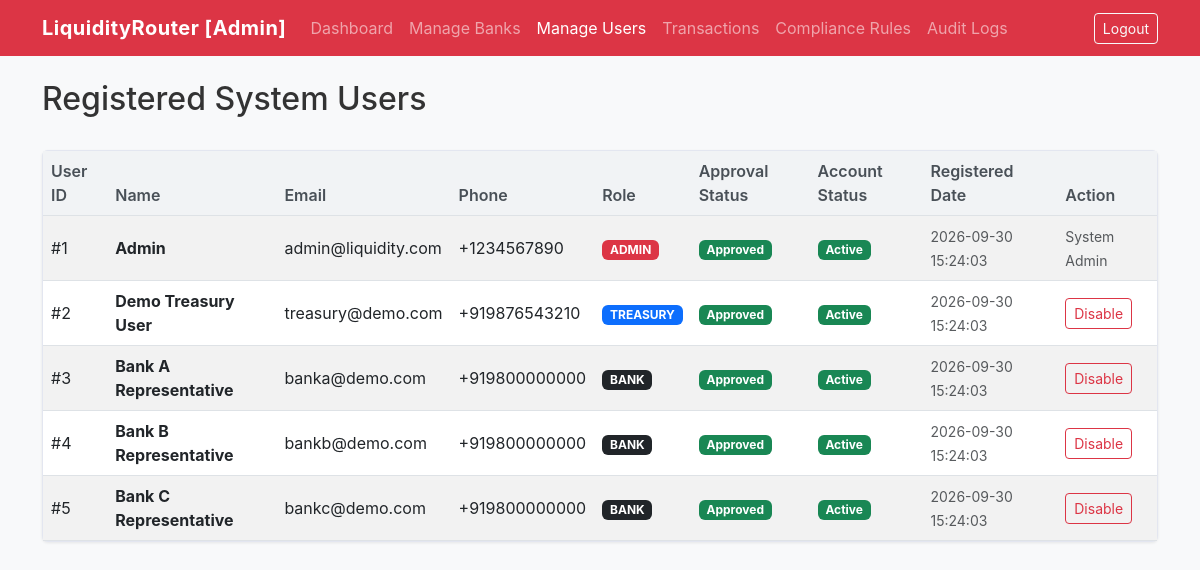
Page /manage_users (signed in) on the committed database.
### tables this page shows
CREATE TABLE users (
            user_id INTEGER PRIMARY KEY AUTOINCREMENT,
            name TEXT NOT NULL,
            email TEXT NOT NULL UNIQUE,
            password TEXT NOT NULL,
            phone TEXT,
            role TEXT NOT NULL,
            approval_status TEXT NOT NULL DEFAULT 'Approved',
            account_status TEXT NOT NULL DEFAULT 'Active',
            created_at TEXT
        );

### app.py (the view)
@app.route("/manage_users")
def manage_users():
    if "user_id" not in session or session.get("role") != "admin":
        flash("Unauthorized access.", "error")
        return redirect(url_for("login"))
    users = database.get_all_users()
    return render_template("manage_users.html", users=users)

### database.py (called while the page is built)
def create_connection():
    os.makedirs(DB_DIR, exist_ok=True)
    conn = sqlite3.connect(DB_PATH)
    conn.row_factory = sqlite3.Row
    conn.execute("PRAGMA foreign_keys = ON;")
    return conn

def get_all_users():
    conn = create_connection()
    cursor = conn.cursor()
    cursor.execute("SELECT * FROM users ORDER BY created_at DESC")
    users = cursor.fetchall()
    conn.close()
    return users

### templates/manage_users.html (shortened to what this page needs)
<!DOCTYPE html>
<html lang="en">
<head>
    <link href="https://cdn.jsdelivr.net/npm/bootstrap@5.3.0/dist/css/bootstrap.min.css" rel="stylesheet">
    <link rel="stylesheet" href="{{ url_for('static', filename='style.css') }}">
</head>
<body>
    <nav class="navbar navbar-expand-lg navbar-dark bg-danger mb-4">
        <div class="container">
            <a class="navbar-brand" href="{{ url_for('admin_dashboard') }}">LiquidityRouter [Admin]</a>
            <div class="collapse navbar-collapse" id="navbarNav">
                <ul class="navbar-nav me-auto">
                    <li class="nav-item"><a class="nav-link" href="{{ url_for('admin_dashboard') }}">Dashboard</a></li>
                    <li class="nav-item"><a class="nav-link" href="{{ url_for('manage_banks') }}">Manage Banks</a></li>
                    <li class="nav-item"><a class="nav-link active" href="{{ url_for('manage_users') }}">Manage
                            Users</a></li>
                    <li class="nav-item"><a class="nav-link" href="{{ url_for('transactions') }}">Transactions</a></li>
                    <li class="nav-item"><a class="nav-link" href="{{ url_for('compliance_rules') }}">Compliance
                            Rules</a></li>
                    <li class="nav-item"><a class="nav-link" href="{{ url_for('audit_logs') }}">Audit Logs</a></li>
                </ul>
                <a href="{{ url_for('logout') }}" class="btn btn-outline-light btn-sm">Logout</a>
            </div>
        </div>
    </nav>
    <div class="container">
        <div class="d-flex justify-content-between align-items-center mb-4">
            <h2>Registered System Users</h2>
        </div>
        <div class="card">
            <div class="card-body p-0">
                <div class="table-responsive">
                    <table class="table table-striped table-hover mb-0 align-middle">
                        <thead>
                            <tr>
                                <th>User ID</th>
                                <th>Name</th>
                                <th>Email</th>
                                <th>Phone</th>
                                <th>Role</th>
                                <th>Approval Status</th>
                                <th>Account Status</th>
                                <th>Registered Date</th>
                                <th>Action</th>
                            </tr>
                        </thead>
                        <tbody>
                            {% if users %}
                            {% for u in users %}
                            <tr>
                                <td>#{{ u.user_id }}</td>
                                <td><strong>{{ u.name }}</strong></td>
                                <td>{{ u.email }}</td>
                                <td>{{ u.phone if u.phone else '-' }}</td>
                                <td>
                                    <span
                                        class="badge {% if u.role == 'admin' %}bg-danger{% elif u.role == 'treasury' %}bg-primary{% else %}bg-dark{% endif %}">
                                        {{ u.role|upper }}
                                    </span>
                                </td>
                                <td>
                                    <span
                                        class="badge {% if u.approval_status == 'Approved' %}bg-success{% elif u.approval_status == 'Pending' %}bg-warning text-dark{% else %}bg-danger{% endif %}">
                                        {{ u.approval_status }}
                                    </span>
                                </td>
                                <td>
                                    <span
                                        class="badge {% if u.account_status == 'Active' %}bg-success{% else %}bg-secondary{% endif %}">
                                        {{ u.account_status }}
                                    </span>
                                </td>
                                <td><small class="text-muted">{{ u.created_at }}</small></td>
                                <td>
                                    {% if u.role != 'admin' %}
                                    {% if u.account_status == 'Active' %}
                                    <form action="{{ url_for('deactivate_user', user_id=u.user_id) }}" method="POST"
                                        class="d-inline">
                                        <button type="submit" class="btn btn-sm btn-outline-danger">Disable</button>
                                    </form>
                                    {% else %}
                                    <form action="{{ url_for('activate_user', user_id=u.user_id) }}" method="POST"
                                        class="d-inline">
                                        <button type="submit" class="btn btn-sm btn-outline-success">Enable</button>
                                    </form>
                                    {% endif %}
                                    {% else %}
                                    <span class="text-muted small">System Admin</span>
                                    {% endif %}
                                </td>
                            </tr>
                            {% endfor %}
                            {% else %}
                            <tr>
                                <td colspan="9" class="text-center text-muted py-4">No users found.</td>
                            </tr>
                            {% endif %}
                        </tbody>
                    </table>
                </div>
            </div>
        </div>
    </div>
</body>
</html>

### static/style.css (style rules this page uses)
body { background-color: #f8f9fa; font-family: -apple-system, BlinkMacSystemFont, "Segoe UI", Roboto, "Helvetica Neue", Arial, sans-serif; color: #333333; }
.navbar-brand { font-weight: 700; letter-spacing: 0.5px; }
.card { border-radius: 6px; box-shadow: 0 1px 3px rgba(0,0,0,0.08); margin-bottom: 20px; border: 1px solid #de5d67; border-color: #e3e6f0; }
.table th { background-color: #f1f3f5; font-weight: 600; color: #495057; }

### rows in the picture
users: user_id "1", name "Admin", email "admin@liquidity.com", phone "+1234567890", role "ADMIN", approval_status "Approved", account_status "Active", created_at "2026-09-30 15:24:03", shows "System Admin"
users: user_id "2", name "Demo Treasury User", email "treasury@demo.com", phone "+919876543210", role "TREASURY", approval_status "Approved", account_status "Active", created_at "2026-09-30 15:24:03"
users: user_id "3", name "Bank A Representative", email "banka@demo.com", phone "+919800000000", role "BANK", approval_status "Approved", account_status "Active", created_at "2026-09-30 15:24:03"
users: user_id "4", name "Bank B Representative", email "bankb@demo.com", phone "+919800000000", role "BANK", approval_status "Approved", account_status "Active", created_at "2026-09-30 15:24:03"
users: user_id "5", name "Bank C Representative", email "bankc@demo.com", phone "+919800000000", role "BANK", approval_status "Approved", account_status "Active", created_at "2026-09-30 15:24:03"
